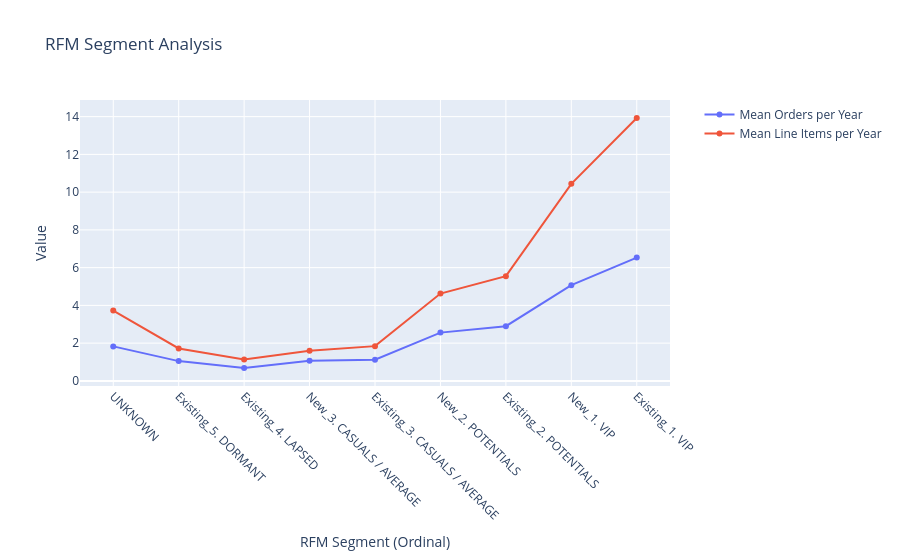

Notebook code for this chart:
### Code cell
rfm_group = df.groupby('Current_RFM_Segment').agg({
    'orders_1yr': 'mean',
    'line_items_1yr': 'mean',
}).reset_index()

trace_mean_order = go.Scatter(
    x=rfm_group['Current_RFM_Segment'],  
    y=rfm_group['orders_1yr'],
    mode='lines+markers',
    name='Mean Orders per Year'
)

trace_mean_line = go.Scatter(
    x=rfm_group['Current_RFM_Segment'], 
    y=rfm_group['line_items_1yr'],
    mode='lines+markers',
    name='Mean Line Items per Year'
)

layout = go.Layout(
    title='RFM Segment Analysis',
    xaxis=dict(
        title='RFM Segment (Ordinal)',
        tickvals=list(rfm_mapping.values()),  
        ticktext=list(rfm_mapping.keys()),    
        tickangle=45,                          
    ),
    yaxis=dict(
        title='Value'
    ),
    legend=dict(
        x=1.05,  
        y=1,     
        traceorder='normal',  
        orientation='v',      
    ),
)

fig = go.Figure(data=[trace_mean_order, trace_mean_line], layout=layout)
fig.show()

### Figure 1 — Plotly figure (JSON) as saved in the notebook; plotly's stock layout.template omitted (floating-point values rounded to 4 significant figures)
{"data": [{"mode": "lines+markers", "name": "Mean Orders per Year", "type": "scatter", "x": [1, 2, 3, 4, 5, 6, 7, 8, 9], "y": [1.828, 1.048, 0.6854, 1.065, 1.123, 2.558, 2.898, 5.071, 6.531]}, {"mode": "lines+markers", "name": "Mean Line Items per Year", "type": "scatter", "x": [1, 2, 3, 4, 5, 6, 7, 8, 9], "y": [3.725, 1.72, 1.132, 1.598, 1.841, 4.627, 5.55, 10.44, 13.93]}], "layout": {"legend": {"orientation": "v", "traceorder": "normal", "x": 1.05, "y": 1}, "title": {"text": "RFM Segment Analysis"}, "xaxis": {"tickangle": 45, "ticktext": ["Existing_1. VIP", "New_1. VIP", "Existing_2. POTENTIALS", "New_2. POTENTIALS", "Existing_3. CASUALS / AVERAGE", "New_3. CASUALS / AVERAGE", "Existing_4. LAPSED", "Existing_5. DORMANT", "UNKNOWN"], "tickvals": [9, 8, 7, 6, 5, 4, 3, 2, 1], "title": {"text": "RFM Segment (Ordinal)"}}, "yaxis": {"title": {"text": "Value"}}}}
